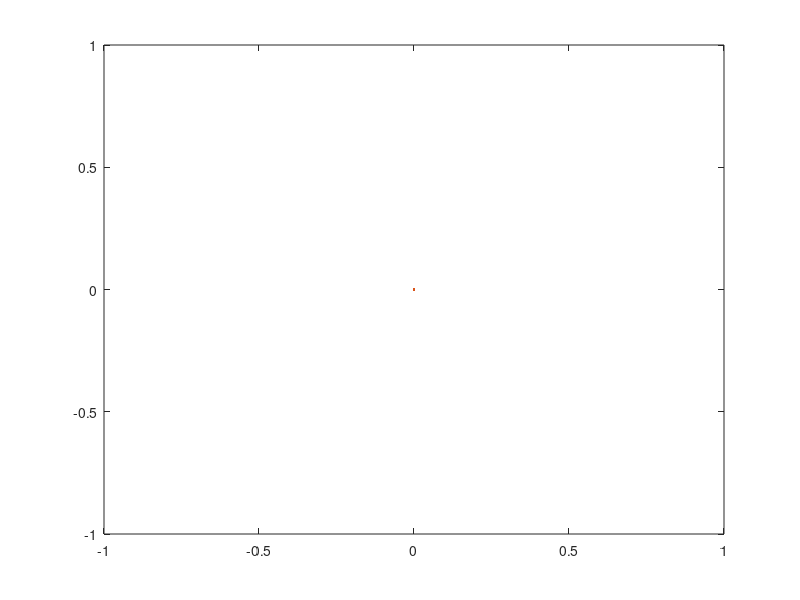

The MATLAB script that drew this image: (Note: this script raises an error after producing the figure.)
h1 = plot(0,0,0,0);
h1(1).XData = [];
h1(2).XData = [];
h1(1).YData = [];
h1(2).YData = [];
legend('True $q_1$', 'Desired $q_1$', 'Interpreter', 'latex', 'FontSize', 14);

t = [1 2 3 4];
q1 = [2 4 5.5 6];
q1_des = [2 3 3 5];

size = length(t);

for i=1:size
    N = 1;
    h1(1).XData(end+1:end+N) = t(i);
    h1(2).XData(end+1:end+N) = t(i);
    h1(1).YData(end+1:end+N) = q1(i);
    h1(2).YData(end+1:end+N) = q1_des(i);
    pause(1);
end
